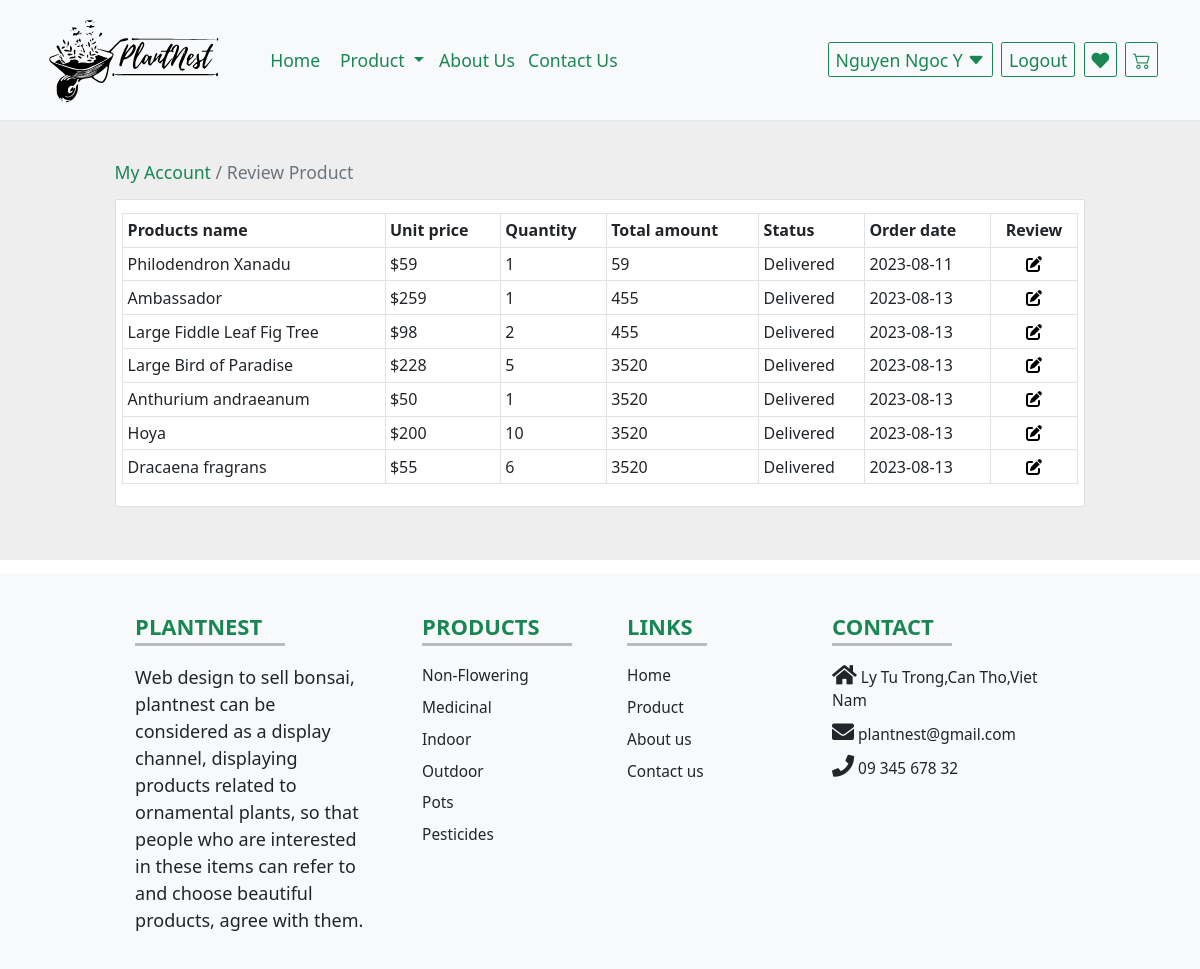
Screenshot of /client/review.php (signed in) with the database file from the repository.
### tables this page shows
CREATE TABLE `orderdetails` (
  `orderdetailID` int(11) NOT NULL,
  `orderID` int(11) NOT NULL,
  `productID` int(11) NOT NULL,
  `quantity` int(11) NOT NULL,
  `price` int(11) NOT NULL
);

CREATE TABLE `products` (
  `productID` int(11) NOT NULL,
  `productName` varchar(255) NOT NULL,
  `unitPrice` decimal(10,0) NOT NULL,
  `height` varchar(255) NOT NULL,
  `uses` varchar(600) DEFAULT NULL,
  `growthHabits` varchar(600) DEFAULT NULL,
  `light` varchar(255) DEFAULT NULL,
  `water` varchar(255) DEFAULT NULL,
  `categoryID` int(11) NOT NULL,
  `imageURL` varchar(500) NOT NULL,
  `unitsInStock` int(11) DEFAULT 100
);

CREATE TABLE `orders` (
  `orderID` int(11) NOT NULL,
  `orderDate` date NOT NULL DEFAULT current_timestamp(),
  `status` varchar(50) NOT NULL DEFAULT 'Waiting for confirmation',
  `note` varchar(600) DEFAULT NULL,
  `userID` varchar(50) NOT NULL,
  `totalAmount` decimal(10,0) NOT NULL
);

### classes/Orders.php (called while the page is built, shortened)
<?php
class Orders {
    public function userOrdered($conn, $userID) {
        $sql = "SELECT p.productID, productName, unitPrice, quantity, totalAmount, status, orderDate FROM orderdetails od INNER JOIN orders o ON od.orderID = o.orderID INNER JOIN products p ON od.productID = p.productID INNER JOIN account a ON o.userID = a.userID WHERE o.userID = '$userID' and status = 'Delivered'";
        $result = mysqli_query($conn, $sql);
        return $result;
    }
}

### client/review.php (the view, shortened to what this page needs)
<?php
if (isset($_SESSION['role']) && ($_SESSION['role'] == 0)) {
    include_once '../classes/UserReview.php';
    include_once '../classes/Orders.php';
    include_once '../assets/database.php';
    $order = new Orders();
    ?>
<!DOCTYPE html>
<html lang="en">
    <head>
        <link rel="stylesheet" href="https://unpkg.com/swiper/swiper-bundle.min.css" />
        <link rel="stylesheet" href="https://cdnjs.cloudflare.com/ajax/libs/font-awesome/5.15.3/css/all.min.css">
        <link rel="stylesheet" href="../assets/css/style.css">
        <link href="https://cdn.jsdelivr.net/npm/bootstrap@5.0.2/dist/css/bootstrap.min.css" rel="stylesheet">
        <link rel="stylesheet" href="https://cdn.jsdelivr.net/npm/bootstrap-icons@1.10.5/font/bootstrap-icons.css">
        <link rel="stylesheet" href="https://cdn.jsdelivr.net/npm/swiper@10/swiper-bundle.min.css"/>
    </head>
    <body>
        <nav class="navbar navbar-expand-lg navbar-light bg-light px-lg-5 py-lg-4 shadow-sm sticky-top">
            <div class="container-fluid">
                <div><a class="navbar-brand p-4 me-5 fw-bold fs-3 h-font" href="../index.php"><img src="../assets/images/logo/logo.svg" style="width:180px;" alt="Logo"></a></div>
                <div class="collapse navbar-collapse" id="navbarSupportedContent">
                    <ul class="navbar-nav me-auto mb-3 fs-2 mb-lg-0">
                        <li class="nav-item">
                            <a class="nav-link active text-success me-2" aria-current="page" href="../index.php">Home</a>
                        </li>
                        <nav class="">
                            <div class="container-fluid">
                                <div class="collapse navbar-collapse" id="navbarNavDarkDropdown">
                                    <ul class="navbar-nav">
                                        <li class="nav-item dropdown">
                                            <a class="nav-link text-success dropdown-toggle" href="#" id="navbarDarkDropdownMenuLink" role="button" data-bs-toggle="dropdown" aria-expanded="false">
                                                Product
                                            </a>
                                        </li>
                                    </ul>
                                </div>
                            </div>
                        </nav>
                        <li class="nav-item">
                            <a class="nav-link active text-success me-2" href="aboutus.php">About Us</a>
                        </li>
                        <li class="nav-item">
                            <a class="nav-link active text-success me-2" href="contactus.php">Contact Us</a>
                        </li>
                    </ul>
                    <div class="d-flex">
                        <?php if (isset($_SESSION['name']) && ($_SESSION['name'] != "")) { ?>
                            <a href="manageAccount.php">
                                <div class="dropdown">
                                    <a class="btn btn-outline-success shadow-none me-lg-3 me-3 fs-2" href="#" role="button" id="dropdownMenuLink" data-bs-toggle="dropdown" aria-expanded="false">
                                        <?php echo $_SESSION['name']; ?> <i class="bi bi-caret-down-fill"></i>
                                    </a>
                                </div>
                            </a>
                            <a href="logout.php">
                                <button type="button" class="btn btn-outline-success shadow-none me-lg-3 me-3 fs-2" data-bs-toggle="modal" data-bs-target="#registermodal">
                                    Logout
                                </button>
                            </a>
                            <a href="favorites.php"><button type="button" class="btn btn-outline-success shadow-none me-lg-3 me-3 fs-2" data-bs-toggle="modal" data-bs-target="#registermodal">
                                    <i class="fas fa-heart"></i>
                                </button></a>
                        <?php } ?>
                        <a href="cart.php"><button type="button" class="btn btn-outline-success shadow-none me-lg-3 me-3 fs-2" data-bs-toggle="modal" data-bs-target="#registermodal">
                                <i class="bi bi-cart2"></i>
                            </button></a>
                    </div>
                </div>
            </div>
        </nav>
        <?php
        if (isset($_SESSION['name']) && ($_SESSION['name'] != "")) {
        $result = $order->userOrdered($conn, $_SESSION['id']);
        }
        ?>
        <section class="h-100" style="background-color: #eee; font-size: 16px;">
            <div class="container h-100 py-5">
                <div class="row d-flex justify-content-center align-items-center h-100">
                    <div class="col-12">
                        <div class="d-flex justify-content-between align-items-center mb-4">
                            <div>
                                <a href="manageAccount.php" class="text-secondary text-decoration-none fs-2"><font color="#198754">My Account</font></a><span class="text-secondary text-decoration-none fs-2 mt-3"> / Review Product</span>
                            </div>
                        </div>
                        <div class="card rounded-3 mb-4">
                            <div class="card-body p-4">
                                <div class="row d-flex justify-content-between align-items-center">
                                    <table class="table table-bordered body-container-table">
                                        <thead>
                                            <th>Products name</th>
                                            <th>Unit price</th>
                                            <th>Quantity</th>
                                            <th>Total amount</th>
                                            <th>Status</th>
                                            <th>Order date</th>
                                            <th class="text-center">Review</th>
                                        </thead>
                                        <tbody>
                                            <?php
                                            if ($result->num_rows > 0) {
                                                while ($row = $result->fetch_assoc()) {
                                            ?>
                                            <tr>
                                                <td><?php echo $row["productName"] ?></td>
                                                <td><?php echo "$".$row["unitPrice"] ?></td>
                                                <td><?php echo $row["quantity"] ?></td>
                                                <td><?php echo $row["totalAmount"] ?></td>
                                                <td><?php echo $row["status"] ?></td>
                                                <td><?php echo $row["orderDate"] ?></td>
                                                <td style="text-align: center;">
                                                    <a class="body-container-edit" href="review.php?action=review&productID=<?php echo $row["productID"] ?>">
                                                    <i class="fa-solid fa-pen-to-square" style="color: #000000;"></i>
                                                    </a>
                                                </td>
                                            </tr>
                                            <?php
                                                }
                                            } else {
                                                echo 'You do not have a successful order to rate.';
                                            }
                                            ?>
                                        </tbody>
                                    </table>
                                </div>
                            </div>
                        </div>
                    </div>
                </div>
            </div>
        </section>
<footer
    class="text-center text-lg-start text-dark bg-light mt-4"
    style="background-color: #ECEFF1"
    >
    <section class="">
        <div class="container text-center text-md-start mt-5">
            <div class="row mt-3">
                <div class="col-md-3 col-lg-4 col-xl-3 mx-auto mb-4">
                    <h6 class="text-uppercase fw-bold fs-1 text-success">PLANTNEST</h6>
                    <hr
                        class="mb-4 mt-0 d-inline-block mx-auto"
                        style="width: 150px; background-color: #000; height: 3px"
                        />
                    <p style="font-size:18px">
                        Web design to sell bonsai, plantnest can be considered as a display channel,
                        displaying products related to ornamental plants,
                        so that people who are interested in these items can refer to and choose beautiful products,
                        agree with them.
                    </p>
                </div>
                <div class="col-md-2 col-lg-2 col-xl-2 mx-auto mb-4">
                    <h6 class="text-uppercase fw-bold fs-1 text-success">Products</h6>
                    <hr
                        class="mb-4 mt-0 d-inline-block mx-auto"
                        style="width: 150px; background-color: #000; height: 3px"
                        />
                    <p>
                        <a href="nonFlowering.php" class="text-dark fs-3 text-decoration-none">Non-Flowering</a>
                    </p>
                    <p>
                        <a href="medicinal.php" class="text-dark fs-3 text-decoration-none">Medicinal</a>
                    </p>
                    <p>
                        <a href="indoor.php" class="text-dark fs-3 text-decoration-none">Indoor</a>
                    </p>
                    <p>
                        <a href="outdoor.php" class="text-dark fs-3 text-decoration-none">Outdoor</a>
                    </p>
                    <p>
                        <a href="pots.php" class="text-dark fs-3 text-decoration-none">Pots</a>
                    </p>
                    <p>
                        <a href="pesticides.php" class="text-dark fs-3 text-decoration-none">Pesticides</a>
                    </p>
                </div>
                <div class="col-md-3 col-lg-2 col-xl-2 mx-auto mb-4">
                    <h6 class="text-uppercase fw-bold fs-1 text-success"> links</h6>
                    <hr
                        class="mb-4 mt-0 d-inline-block mx-auto"
                        style="width: 80px; background-color: #000; height: 3px"
                        />
                    <p>
                        <a href="../index.php" class="text-dark fs-3 text-decoration-none">Home</a>
                    </p>
                    <p>
                        <a href="product.php" class="text-dark fs-3 text-decoration-none">Product</a>
                    </p>
                    <p>
                        <a href="aboutus.php" class="text-dark fs-3 text-decoration-none">About us</a>
                    </p>
                    <p>
                        <a href="contactus.php" class="text-dark fs-3 text-decoration-none">Contact us</a>
                    </p>
                </div>
                <div class="col-md-4 col-lg-3 col-xl-3 mx-auto mb-md-0 mb-4">
                    <h6 class="text-uppercase fw-bold fs-1 text-success">Contact</h6>
                    <hr
                        class="mb-4 mt-0 d-inline-block mx-auto"
                        style="width: 120px; background-color: #000; height: 3px"
                        />
                    <p class="fs-3"><i class="fas fa-home mr-3 text-dark fs-1 text-decoration-none"></i> Ly Tu Trong,Can Tho,Viet Nam</p>
                    <p class="fs-3"><i class="fas fa-envelope mr-3 text-dark fs-1 text-decoration-none"></i>  plantnest@gmail.com</p>
                    <p class="fs-3"><i class="fas fa-phone mr-3 text-dark fs-1 text-decoration-none"></i> 09 345 678 32</p>
                </div>
            </div>
        </div>
    </section>
</footer>
</body>
</html>
    <?php
} else {
    header('location: login.php');
}
?>

### assets/css/style.css (style rules this page uses)
:root { --green:#3A9943; }
* { margin:0; padding:0; box-sizing: border-box; text-transform: none; outline: none; border:none; text-decoration: none; transition: all .2s linear; }
html { font-size: 62.5%; overflow-x: hidden; scroll-behavior: smooth; scroll-padding-top: 7rem; }
section { padding:1.5rem 9%; }
@media (max-width:1200px) { html { font-size: 55%; } }

### rows the page displays
orderdetails: productID.productName "Philodendron Xanadu", productID.unitPrice "59", quantity "1", orderID.totalAmount "59", orderID.status "Delivered", orderID.orderDate "2023-08-11"
orderdetails: productID.productName "Ambassador", productID.unitPrice "259", quantity "1", orderID.totalAmount "455", orderID.status "Delivered", orderID.orderDate "2023-08-13"
orderdetails: productID.productName "Large Fiddle Leaf Fig Tree", productID.unitPrice "98", quantity "2", orderID.totalAmount "455", orderID.status "Delivered", orderID.orderDate "2023-08-13"
orderdetails: productID.productName "Large Bird of Paradise", productID.unitPrice "228", quantity "5", orderID.totalAmount "3520", orderID.status "Delivered", orderID.orderDate "2023-08-13"
orderdetails: productID.productName "Anthurium andraeanum", productID.unitPrice "50", quantity "1", orderID.totalAmount "3520", orderID.status "Delivered", orderID.orderDate "2023-08-13"
orderdetails: productID.productName "Hoya", productID.unitPrice "200", quantity "10", orderID.totalAmount "3520", orderID.status "Delivered", orderID.orderDate "2023-08-13"
orderdetails: productID.productName "Dracaena fragrans", productID.unitPrice "55", quantity "6", orderID.totalAmount "3520", orderID.status "Delivered", orderID.orderDate "2023-08-13"

### other values shown
$_SESSION['name'] "Nguyen Ngoc Y"
